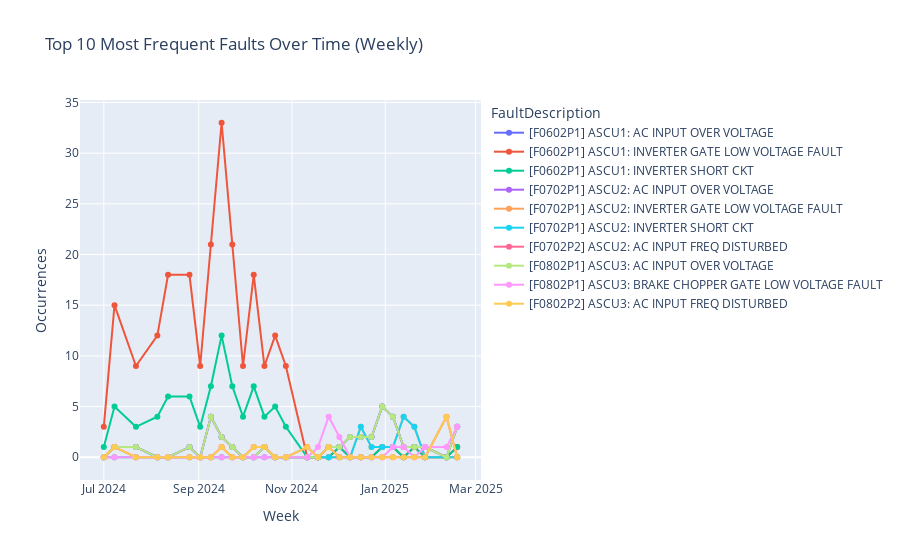

Here is the notebook cell this chart was saved with:
### Markdown cell above
## Interactive Plot

### Code cell
import plotly.express as px

fig = px.line(
    top10, markers=True, title="Top 10 Most Frequent Faults Over Time (Weekly)"
)
fig.update_layout(xaxis_title="Week", yaxis_title="Occurrences")
fig.show()
